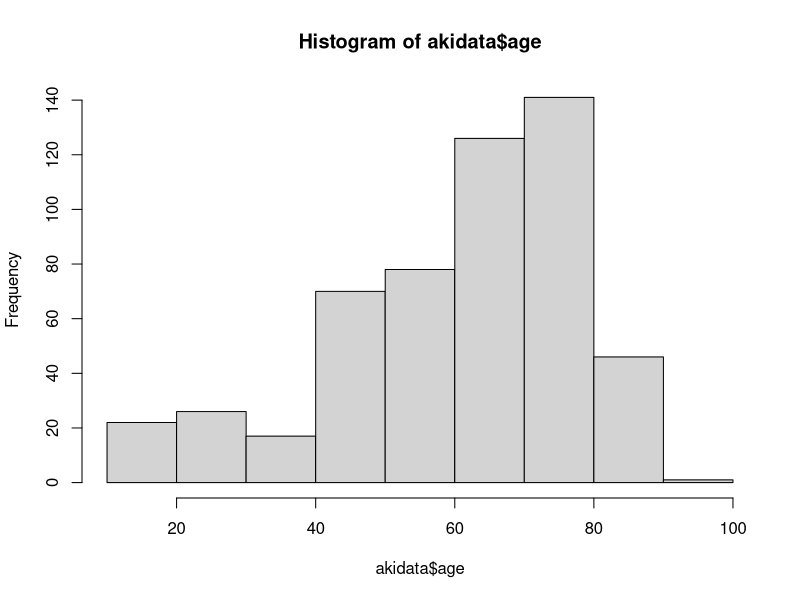
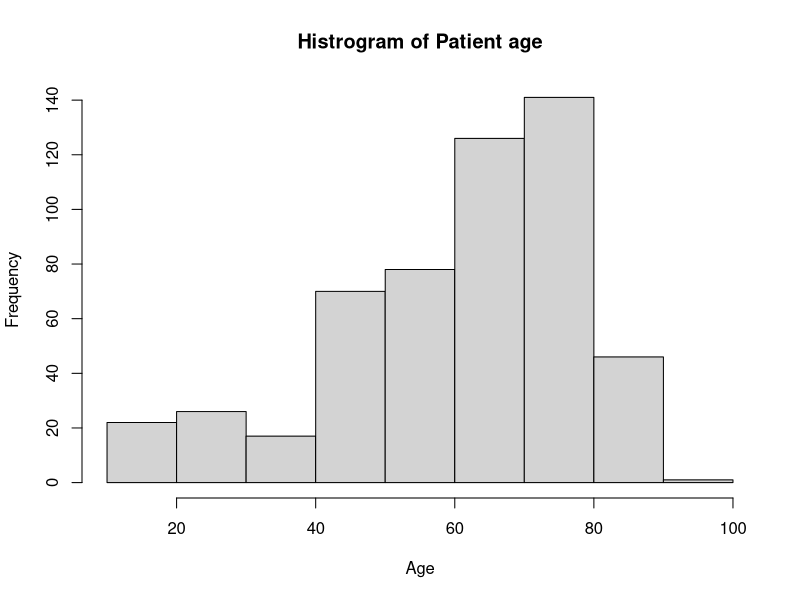
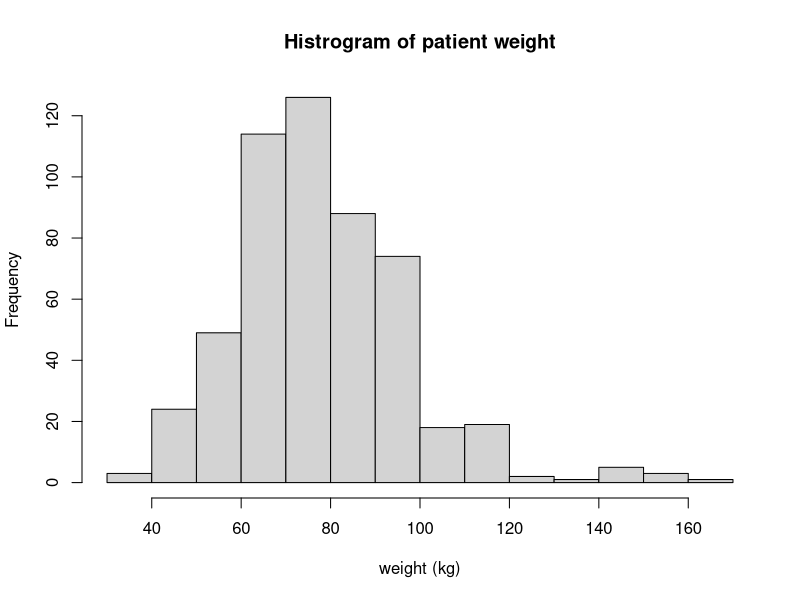
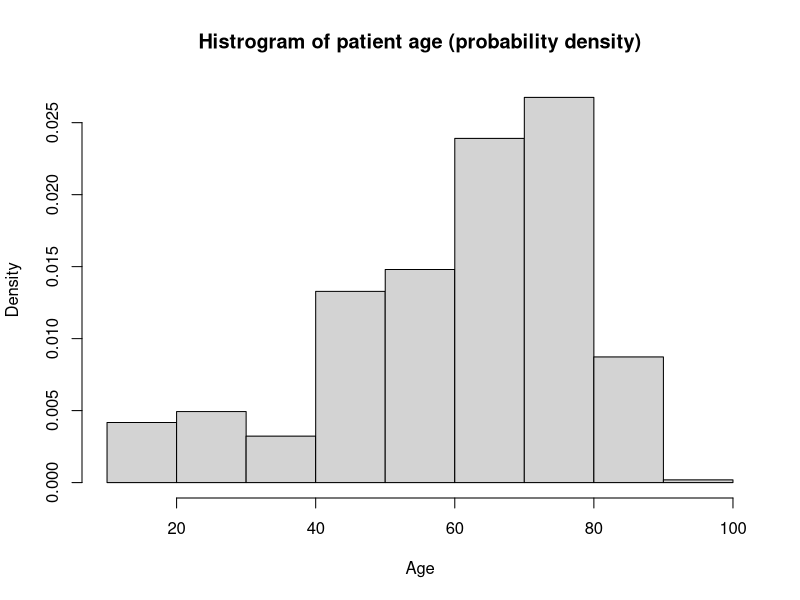
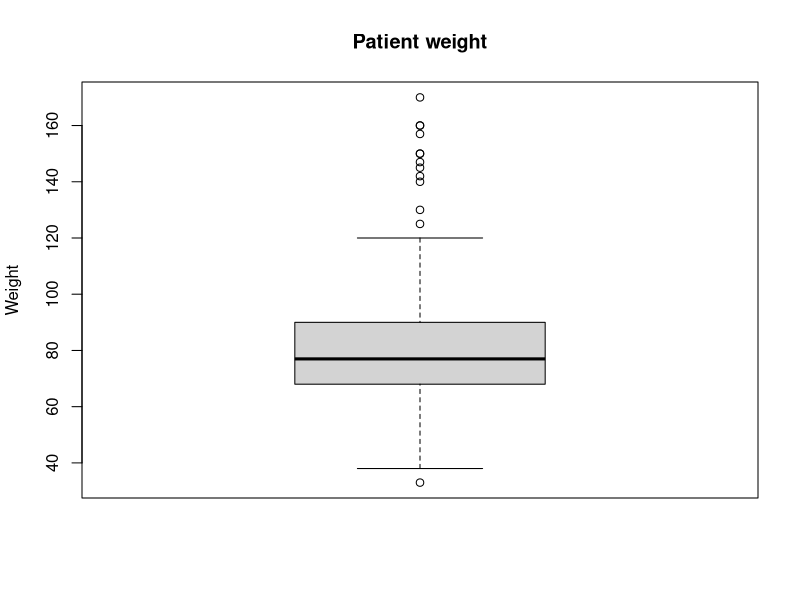
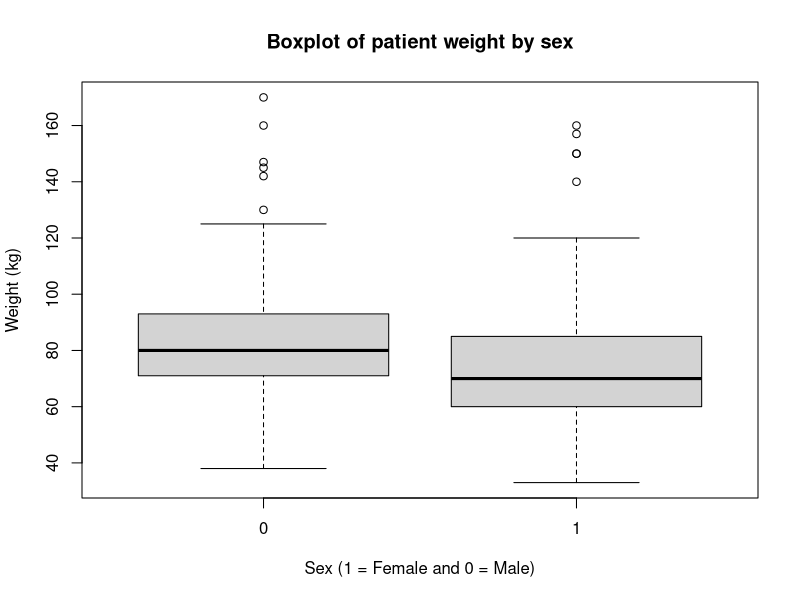

Write the R code that produced these figures, in order.
## ---- chunk 1
knitr::opts_chunk$set(echo = TRUE)
## ---- chunk 2
akidata <- read.csv("aki.csv",stringsAsFactors=TRUE)
head(akidata)
## ---- chunk 3
hist(akidata$age)
## ---- chunk 4
hist(akidata$age, main = "Histrogram of Patient age", xlab = "Age")
## ---- chunk 5
patientWeightHist <- hist(akidata$weight, breaks = 15, main = "Histrogram of patient weight", xlab = "weight (kg)")
## ---- chunk 6
hist(akidata$age, freq = FALSE, main = "Histrogram of patient age (probability density)", xlab  = "Age")
## ---- chunk 7
patientWeightHist$breaks
patientWeightHist$counts


## ---- chunk 8
boxplot(akidata$weight, ylab = "Weight", main = "Patient weight")
## ---- chunk 9
boxplot(akidata$weight ~ akidata$sex, ylab = "Weight (kg)", xlab = "Sex (1 = Female and 0 = Male)", main = "Boxplot of patient weight by sex")
